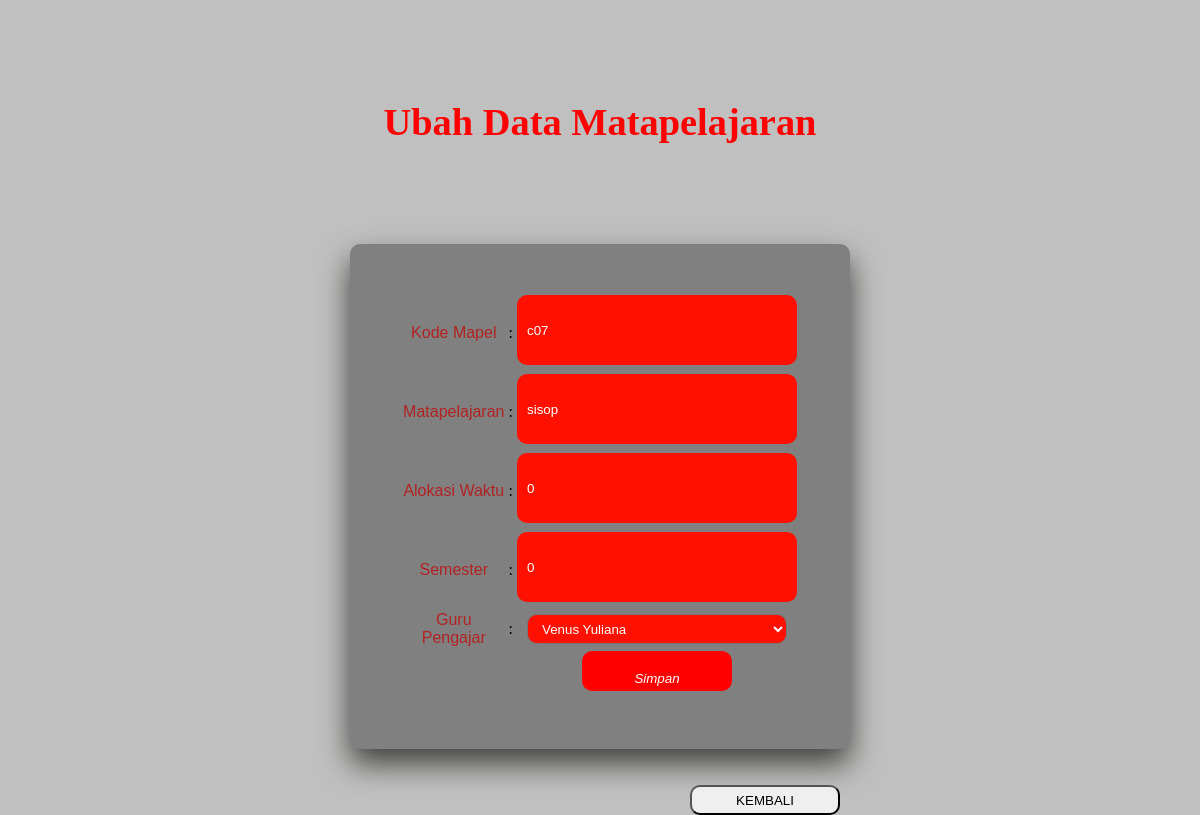
The page /matapelajaran/form-update.php?kode_mapel=c07 (signed in) on the database its author committed.
### tables this page shows
CREATE TABLE `matapelajaran` (
  `kode_mapel` char(3) NOT NULL,
  `mapel` varchar(100) DEFAULT NULL,
  `alokasi_waktu` int(2) DEFAULT NULL,
  `semester` int(2) DEFAULT NULL,
  `kode_guru` int(3) DEFAULT NULL
);

CREATE TABLE `guru` (
  `kode_guru` int(3) NOT NULL,
  `nama_guru` varchar(100) NOT NULL,
  `jumlah_jam` int(2) NOT NULL,
  `alamat` text NOT NULL,
  `telp` varchar(15) NOT NULL,
  `email` varchar(50) NOT NULL
);

### matapelajaran/form-update.php (the view, shortened to what this page needs)
<?php
include '../connect.php';
$kode_mapel = $_GET['kode_mapel'];
$query = "SELECT kode_mapel, mapel, alokasi_waktu, semester, matapelajaran.kode_guru, nama_guru
          FROM matapelajaran LEFT JOIN guru USING(kode_guru)
          WHERE kode_mapel = '$kode_mapel'";
$result = mysqli_query($connect, $query);
$data_guru = mysqli_fetch_assoc($result);
 ?>
 <!DOCTYPE html>
 <html>
   <head>
   </head>
   <body>
     <h1 style="text-align:center;
    font-size:2.4em;
    font-weight:700;
    color:red;
    margin-bottom: -100px;
    margin-top : 100px;">Ubah Data Matapelajaran</h1>
       <form action="update.php" method="post">
         <table>
           <tr>
             <td><label for="kode_mapel" style="font-family: sans-serif; color: #B22222;">Kode Mapel</label></td>
              <td>:</td>
             <td> <input type="text" name="kode_mapel" id="kode_mapel" readonly value="<?php echo $data_guru['kode_mapel']; ?>" style="border-radius:10px; width:250px; height:30px; padding-left: 10px; background-color: #FF1000; color: white;"></td>
           </tr>
           <tr>
             <td><label for="mapel" style="font-family: sans-serif; color: #B22222;">Matapelajaran</label></td>
              <td>:</td>
             <td> <input type="text" name="mapel" id="mapel" value="<?php echo $data_guru['mapel']; ?>" style="border-radius:10px; width:250px; height:30px;padding-left: 10px;background-color: #FF1000; color: white;"> </td>
           </tr>
           <tr>
             <td><label for="alokasi_waktu" style="font-family: sans-serif; color: #B22222;">Alokasi Waktu</label></td>
             <td>:</td>
             <td> <input type="number" name="alokasi_waktu" id="alokasi_waktu" value="<?php echo $data_guru['alokasi_waktu']; ?>" style="border-radius:10px; width:250px; height:30px;padding-left: 10px;background-color: #FF1000; color: white;"> </td>
           </tr>
           <tr>
             <td><label for="semester" style="font-family: sans-serif; color: #B22222;">Semester</label></td>
             <td>:</td>
             <td> <input type="number" name="semester" id="semester" value="<?php echo $data_guru['semester']; ?>" style="border-radius:10px; width:250px; height:30px;padding-left: 10px;background-color: #FF1000; color: white;"> </td>
           </tr>
             <tr>
            <td><label for="nama_guru" style="font-family: sans-serif; color: #B22222;">Guru Pengajar</label></td>
            <td>:</td>
            <td>
            <select name="kode_guru" id="nama_guru" style="width: 165px; border-radius:10px; width:260px; height:30px;padding-left: 10px;background-color: #FF1000; color: white;;">
            <?php
            $query2 = "SELECT kode_guru, nama_guru FROM guru";
            $result2 = mysqli_query($connect, $query2);
            while ($data = mysqli_fetch_assoc($result2)) { ?>
            <option value="<?php echo $data['kode_guru']; ?>" <?php if($data_guru['kode_guru'] == $data['kode_guru']) {echo "selected"; } ?>>
              <?php echo $data['nama_guru']; ?>
            </option>
            <?php }
            ?>
          </select>
        </td>
          </tr>
           <tr>
             <td></td>
             <td></td>
             <br>
             <td><input type="submit" value="Simpan" name="btnsimpan" style="background: red; color: white; font-style: italic; width: 150px; border-radius:10px; height:30px; cursor: pointer: pointer;"></td>
           </tr>
       </table>
       </form>
       <br>
     <br>
     <a href="read.php" style="text-align: center; padding-left: 690px;"><button style="border-radius:10px; width:150px; height:30px; cursor: pointer;">KEMBALI</button></a>
   </body>
 </html>

### matapelajaran/form-update.php (style rules this page uses)
body { background-color: #C0C0C0; background-repeat: no-repeat; padding: 0; margin: 0; background-size: cover; }

### rows shown on the page
matapelajaran: kode_mapel "c07", mapel "sisop", alokasi_waktu "0", semester "0", kode_guru "Venus Yuliana"
